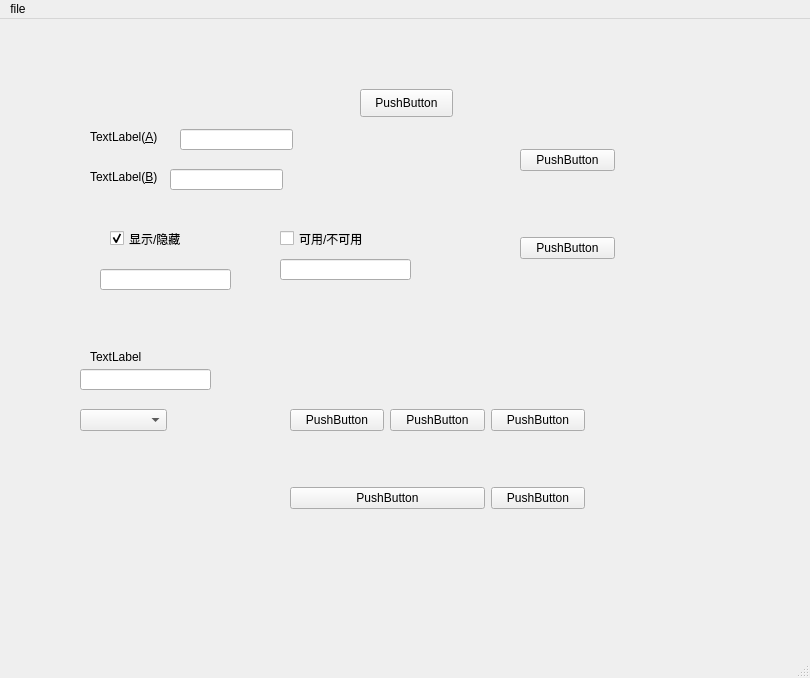
<?xml version="1.0" encoding="UTF-8"?>
<ui version="4.0">
 <class>MainWindow</class>
 <widget class="QMainWindow" name="MainWindow">
  <property name="geometry">
   <rect>
    <x>0</x>
    <y>0</y>
    <width>810</width>
    <height>678</height>
   </rect>
  </property>
  <property name="windowTitle">
   <string>MainWindow</string>
  </property>
  <widget class="QWidget" name="centralwidget">
   <widget class="QWidget" name="gridLayoutWidget">
    <property name="geometry">
     <rect>
      <x>290</x>
      <y>340</y>
      <width>295</width>
      <height>201</height>
     </rect>
    </property>
    <layout class="QGridLayout" name="gridLayout">
     <item row="1" column="2">
      <widget class="QPushButton" name="pushButton_5">
       <property name="text">
        <string>PushButton</string>
       </property>
      </widget>
     </item>
     <item row="0" column="2">
      <widget class="QPushButton" name="pushButton_8">
       <property name="text">
        <string>PushButton</string>
       </property>
      </widget>
     </item>
     <item row="0" column="1">
      <widget class="QPushButton" name="pushButton_9">
       <property name="text">
        <string>PushButton</string>
       </property>
      </widget>
     </item>
     <item row="0" column="0">
      <widget class="QPushButton" name="pushButton_11">
       <property name="text">
        <string>PushButton</string>
       </property>
      </widget>
     </item>
     <item row="1" column="0" colspan="2">
      <widget class="QPushButton" name="pushButton_10">
       <property name="text">
        <string>PushButton</string>
       </property>
      </widget>
     </item>
    </layout>
   </widget>
   <widget class="QLabel" name="label">
    <property name="geometry">
     <rect>
      <x>90</x>
      <y>330</y>
      <width>72</width>
      <height>15</height>
     </rect>
    </property>
    <property name="text">
     <string>TextLabel</string>
    </property>
   </widget>
   <widget class="QLineEdit" name="lineEdit">
    <property name="geometry">
     <rect>
      <x>80</x>
      <y>350</y>
      <width>131</width>
      <height>21</height>
     </rect>
    </property>
   </widget>
   <widget class="QComboBox" name="comboBox">
    <property name="geometry">
     <rect>
      <x>80</x>
      <y>390</y>
      <width>87</width>
      <height>22</height>
     </rect>
    </property>
   </widget>
   <widget class="QLabel" name="label_2">
    <property name="geometry">
     <rect>
      <x>90</x>
      <y>110</y>
      <width>72</width>
      <height>15</height>
     </rect>
    </property>
    <property name="text">
     <string>TextLabel(&amp;A)</string>
    </property>
    <property name="buddy">
     <cstring>lineEdit_2</cstring>
    </property>
   </widget>
   <widget class="QLabel" name="label_3">
    <property name="geometry">
     <rect>
      <x>90</x>
      <y>150</y>
      <width>72</width>
      <height>15</height>
     </rect>
    </property>
    <property name="text">
     <string>TextLabel(&amp;B)</string>
    </property>
    <property name="buddy">
     <cstring>lineEdit_3</cstring>
    </property>
   </widget>
   <widget class="QLineEdit" name="lineEdit_2">
    <property name="geometry">
     <rect>
      <x>180</x>
      <y>110</y>
      <width>113</width>
      <height>21</height>
     </rect>
    </property>
   </widget>
   <widget class="QLineEdit" name="lineEdit_3">
    <property name="geometry">
     <rect>
      <x>170</x>
      <y>150</y>
      <width>113</width>
      <height>21</height>
     </rect>
    </property>
   </widget>
   <widget class="QWidget" name="layoutWidget">
    <property name="geometry">
     <rect>
      <x>520</x>
      <y>120</y>
      <width>95</width>
      <height>131</height>
     </rect>
    </property>
    <layout class="QVBoxLayout" name="verticalLayout_2">
     <item>
      <widget class="QPushButton" name="pushButton_12">
       <property name="text">
        <string>PushButton</string>
       </property>
      </widget>
     </item>
     <item>
      <spacer name="verticalSpacer_2">
       <property name="orientation">
        <enum>Qt::Vertical</enum>
       </property>
       <property name="sizeType">
        <enum>QSizePolicy::Fixed</enum>
       </property>
       <property name="sizeHint" stdset="0">
        <size>
         <width>20</width>
         <height>50</height>
        </size>
       </property>
      </spacer>
     </item>
     <item>
      <widget class="QPushButton" name="pushButton_13">
       <property name="text">
        <string>PushButton</string>
       </property>
      </widget>
     </item>
    </layout>
   </widget>
   <widget class="QPushButton" name="pushButton">
    <property name="geometry">
     <rect>
      <x>360</x>
      <y>70</y>
      <width>93</width>
      <height>28</height>
     </rect>
    </property>
    <property name="text">
     <string>PushButton</string>
    </property>
   </widget>
   <widget class="QCheckBox" name="checkBox">
    <property name="geometry">
     <rect>
      <x>110</x>
      <y>210</y>
      <width>91</width>
      <height>19</height>
     </rect>
    </property>
    <property name="text">
     <string>显示/隐藏</string>
    </property>
    <property name="checkable">
     <bool>true</bool>
    </property>
    <property name="checked">
     <bool>true</bool>
    </property>
   </widget>
   <widget class="QLineEdit" name="lineEdit_4">
    <property name="geometry">
     <rect>
      <x>100</x>
      <y>250</y>
      <width>131</width>
      <height>21</height>
     </rect>
    </property>
   </widget>
   <widget class="QLineEdit" name="lineEdit_5">
    <property name="geometry">
     <rect>
      <x>280</x>
      <y>240</y>
      <width>131</width>
      <height>21</height>
     </rect>
    </property>
   </widget>
   <widget class="QCheckBox" name="checkBox_2">
    <property name="geometry">
     <rect>
      <x>280</x>
      <y>210</y>
      <width>91</width>
      <height>19</height>
     </rect>
    </property>
    <property name="text">
     <string>可用/不可用</string>
    </property>
   </widget>
  </widget>
  <widget class="QMenuBar" name="menubar">
   <property name="geometry">
    <rect>
     <x>0</x>
     <y>0</y>
     <width>810</width>
     <height>26</height>
    </rect>
   </property>
   <widget class="QMenu" name="menufile">
    <property name="title">
     <string>file</string>
    </property>
    <addaction name="actionopen"/>
    <addaction name="actionclose"/>
   </widget>
   <addaction name="menufile"/>
  </widget>
  <widget class="QStatusBar" name="statusbar"/>
  <action name="actionopen">
   <property name="text">
    <string>open</string>
   </property>
  </action>
  <action name="actionclose">
   <property name="text">
    <string>close</string>
   </property>
  </action>
 </widget>
 <tabstops>
  <tabstop>pushButton_5</tabstop>
  <tabstop>pushButton_9</tabstop>
  <tabstop>pushButton_11</tabstop>
  <tabstop>lineEdit</tabstop>
  <tabstop>comboBox</tabstop>
  <tabstop>pushButton_12</tabstop>
  <tabstop>pushButton_13</tabstop>
  <tabstop>lineEdit_3</tabstop>
  <tabstop>lineEdit_2</tabstop>
  <tabstop>pushButton_8</tabstop>
  <tabstop>pushButton_10</tabstop>
 </tabstops>
 <resources/>
 <connections>
  <connection>
   <sender>pushButton</sender>
   <signal>clicked()</signal>
   <receiver>MainWindow</receiver>
   <slot>close()</slot>
   <hints>
    <hint type="sourcelabel">
     <x>405</x>
     <y>105</y>
    </hint>
    <hint type="destinationlabel">
     <x>399</x>
     <y>209</y>
    </hint>
   </hints>
  </connection>
  <connection>
   <sender>checkBox</sender>
   <signal>toggled(bool)</signal>
   <receiver>lineEdit_4</receiver>
   <slot>setVisible(bool)</slot>
   <hints>
    <hint type="sourcelabel">
     <x>160</x>
     <y>246</y>
    </hint>
    <hint type="destinationlabel">
     <x>160</x>
     <y>290</y>
    </hint>
   </hints>
  </connection>
  <connection>
   <sender>checkBox_2</sender>
   <signal>toggled(bool)</signal>
   <receiver>lineEdit_5</receiver>
   <slot>setEnabled(bool)</slot>
   <hints>
    <hint type="sourcelabel">
     <x>330</x>
     <y>245</y>
    </hint>
    <hint type="destinationlabel">
     <x>356</x>
     <y>274</y>
    </hint>
   </hints>
  </connection>
 </connections>
</ui>
